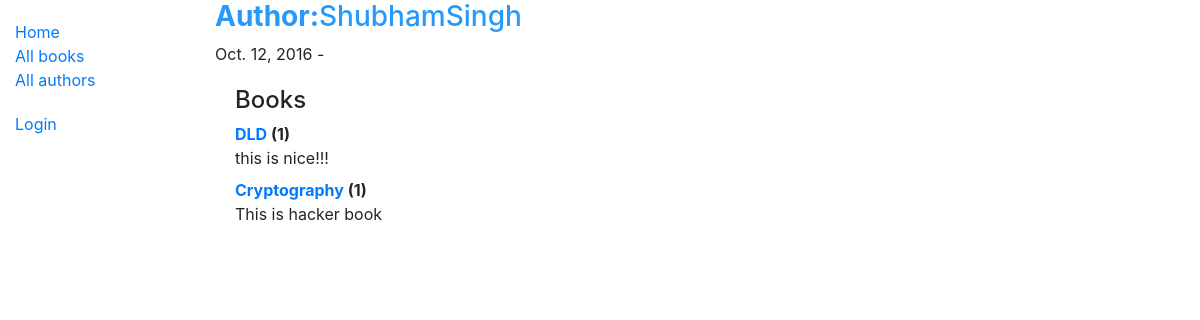
The page /catalog/author/1 on the database as committed earlier.
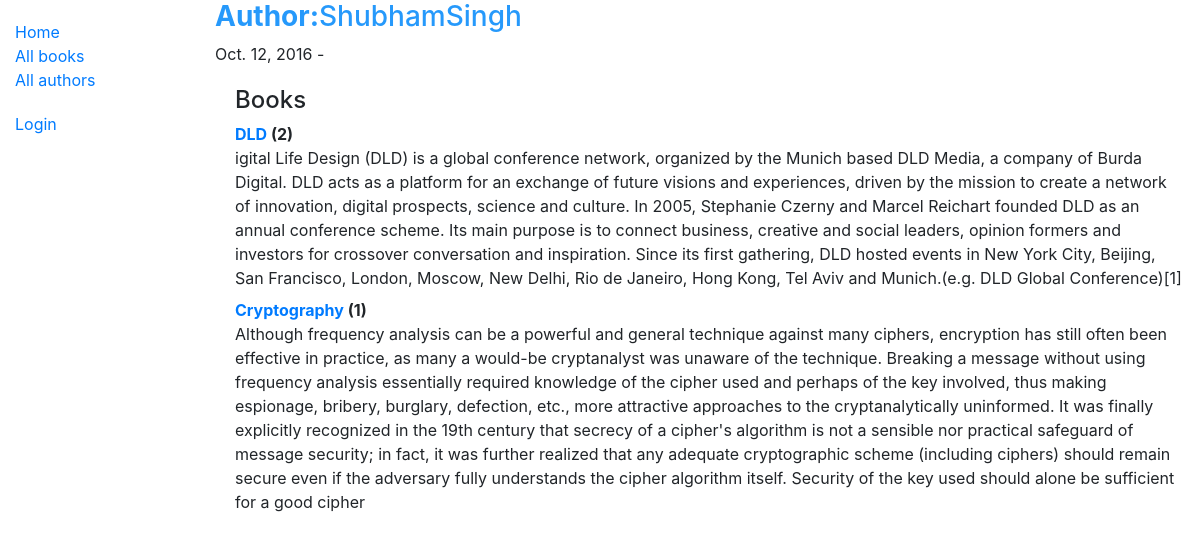
The same page on the database as committed later.
### catalog/models.py (models this page shows, shortened)
class Book(models.Model):
    title = models.CharField(max_length=200)
    author = models.ForeignKey('Author', on_delete=models.SET_NULL, null=True)
    summary = models.TextField(max_length=1000, help_text='Enter a brief description of the book')
    isbn = models.CharField('ISBN', max_length=13, help_text='13 Character <a href="https://www.isbn-international.org/content/what-isbn">ISBN number</a>')
    genre = models.ManyToManyField(Genre, help_text='Select a genre for this book')
    language = models.ForeignKey('Language', on_delete=models.SET_NULL, null= True)
    def __str__(self):
        return self.title

### catalog/views.py (the view)
# urls.py: url(r'^author/(?P<pk>\d+)$', AuthorDetailView.as_view(), name='author-detail'),
class AuthorDetailView(DetailView):
    model = Author
    template_name = 'catalog/Author/author_detail.html'
    paginate_by = 2

### catalog/templates/catalog/Author/author_detail.html
{% extends 'base_generic.html' %}
{% block content %}
    <h3 style="color: #2699FB"><strong>Author:</strong>{{ author.first_name }}{{ author.last_name }}</h3>
    <p>{{author.date_of_birth}} - {% if author.date_of_death %} {{ author.date_of_death }} {% endif%}</p>
    <div style="margin-left:20px;margin-top:20px">
        <h4>Books</h4>
        <dl>
            {% for book in author.book_set.all %}
            <dt><a href="{% url 'book-detail' book.pk %}">{{book}}</a> ({{book.bookinstance_set.all.count}})</dt>
            <dd>{{ book.summary }}</dd>
            {% endfor %}
        </dl>
    </div>
{% endblock %}

Rows that differ between the two databases and show on the page:
changed Book "DLD": bookinstance_set.all.count "1" → "2"; summary "this is nice!!!" → "igital Life Design (DLD) is a global conference network, organized by the Munich based DLD Media, a company of Burda Digital. DLD acts as a platform for an exchange of future visions and experiences, driven by the mission to create a network of innovation, digital prospects, science and culture. In 2005, Stephanie Czerny and Marcel Reichart founded DLD as an annual conference scheme. Its main purpose is to connect business, creative and social leaders, opinion formers and investors for crossover conversation and inspiration. Since its first gathering, DLD hosted events in New York City, Beijing, San Francisco, London, Moscow, New Delhi, Rio de Janeiro, Hong Kong, Tel Aviv and Munich.(e.g.…"
changed Book "Cryptography": summary "This is hacker book" → "Although frequency analysis can be a powerful and general technique against many ciphers, encryption has still often been effective in practice, as many a would-be cryptanalyst was unaware of the technique. Breaking a message without using frequency analysis essentially required knowledge of the cipher used and perhaps of the key involved, thus making espionage, bribery, burglary, defection, etc., more attractive approaches to the cryptanalytically uninformed. It was finally explicitly recognized in the 19th century that secrecy of a cipher's algorithm is not a sensible nor practical safeguard of message security; in fact, it was further realized that any adequate cryptographic scheme…"
